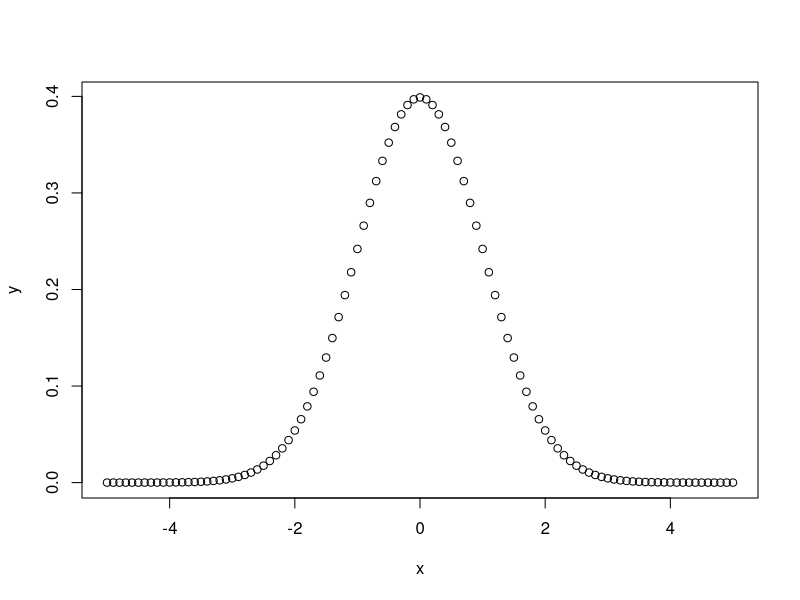
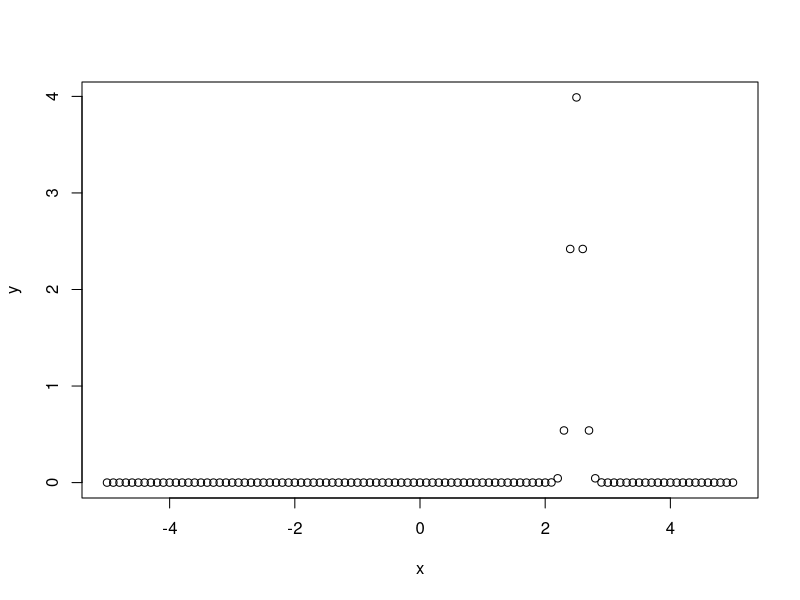
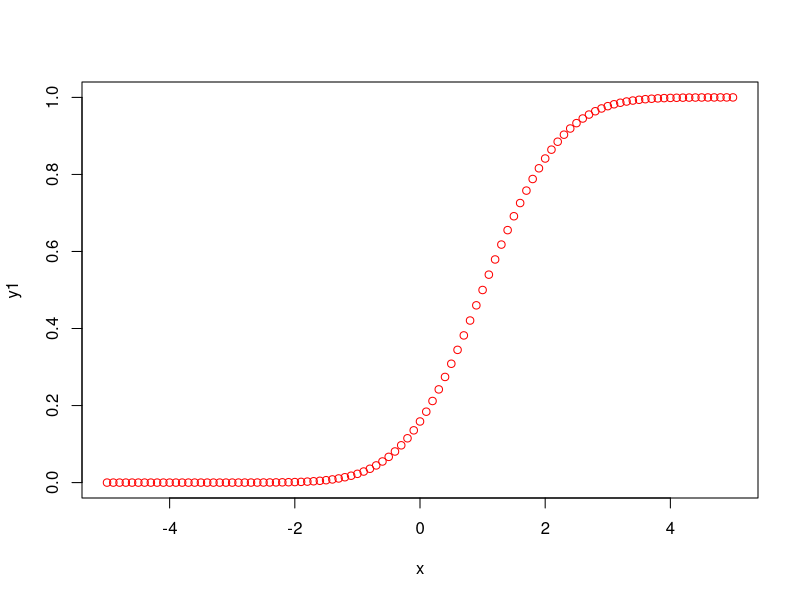
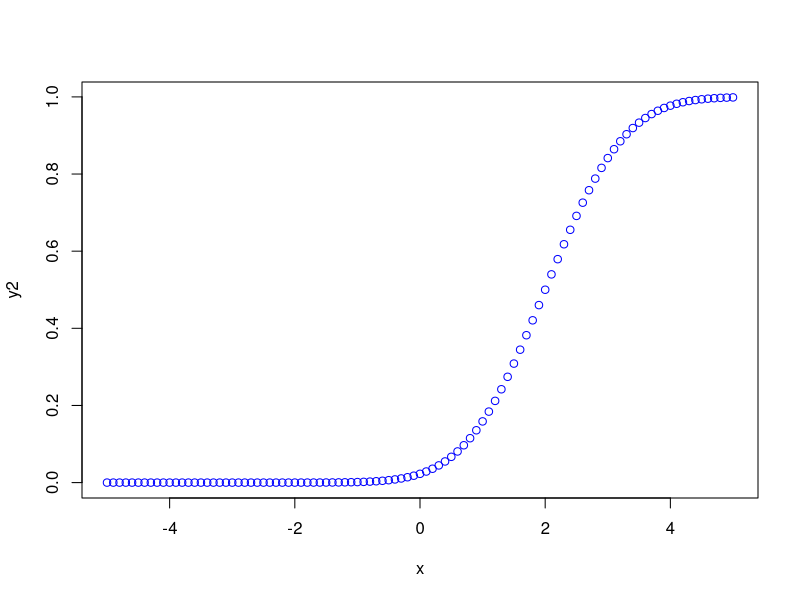
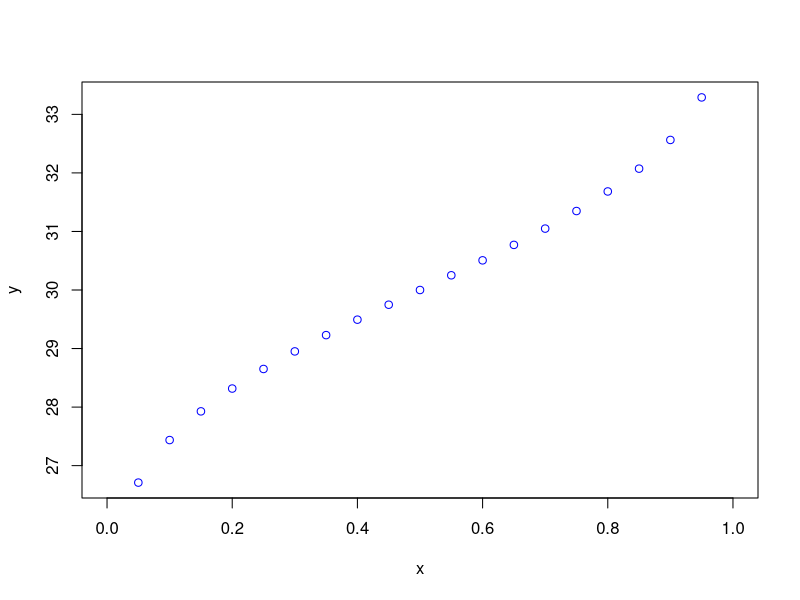
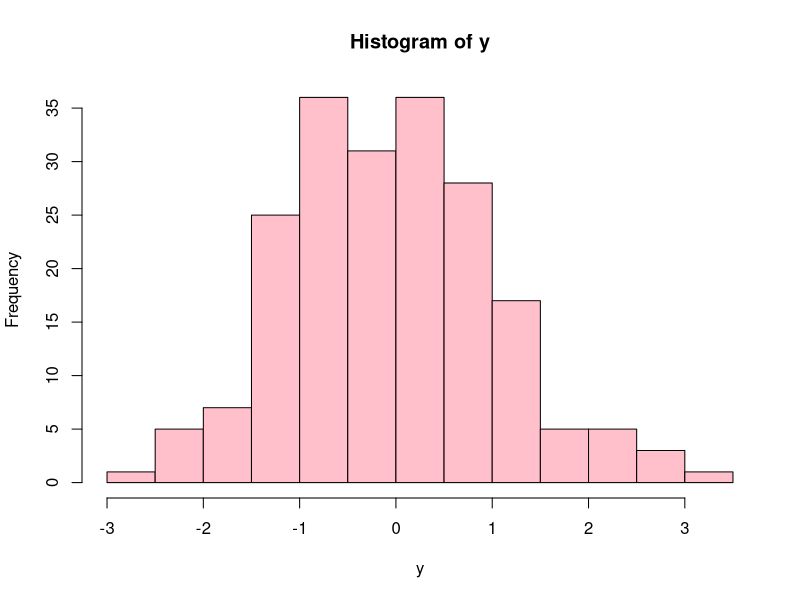
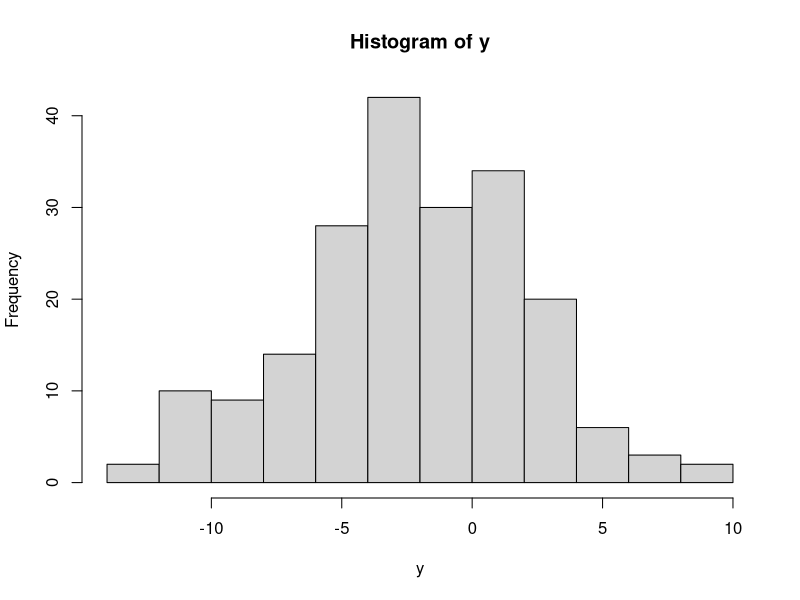
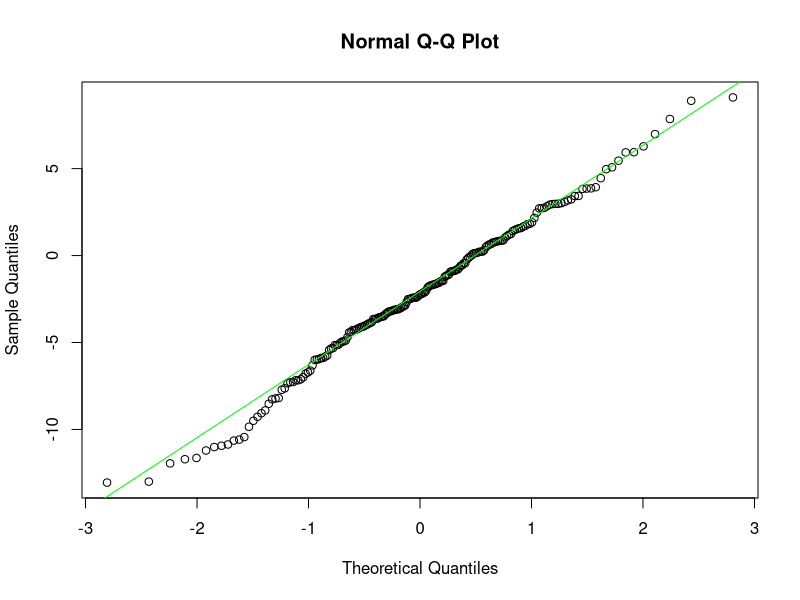

R code for these plots, in order:
# **************** Normal Distribution **************** 

# d = height of probability density function
dnorm(0, mean=0, sd=1) #same as dnorm(0)
dnorm(0, mean=4, sd=1) #same as dnorm(0, mean=4)
dnorm(0, mean=4, sd=10)
#
v = c(0, 1, 2)
dnorm(v)
#
x = seq(-5, 5, by=0.1)
y = dnorm(x) #the default mean=0, sd=1
plot(x, y)
#
y = dnorm(x, mean=2.5, sd=0.1)
plot(x, y)



# p = cumulative density function
pnorm(0) #same as pnorm(0, mean=0, sd=1)
pnorm(1)
pnorm(0, mean=2, sd=3)
v = c(0, 1, 2)
pnorm(v)
pnorm(-1)
1 - pnorm(1)
pnorm(1, lower.tail=FALSE)
1 - (pnorm(-2) + pnorm(2, lower.tail=FALSE))

normalCdf <- function(lowerBound, upperBound) {
  #same as    1 - (pnorm(-2) + pnorm(2, lower.tail=FALSE))
  return (1 - (pnorm(lowerBound) + 1 - pnorm(upperBound)))
}
normalCdf(-1, 1)
normalCdf(-2, 2)
normalCdf(-3, 3)

x = seq(-5, 5, by=0.1)
y1 = pnorm(x, mean=1, sd=1)
y2 = pnorm(x, mean=2, sd=1)
plot(x, y1, col='red')
plot(x, y2, col='blue')



# q = inverse cumulative density function
qnorm(0.5, mean=0, sd=1) #inverse cdf
qnorm(0.02275013, mean=2, sd=1) # ~ rounds to 0
qnorm(0.5, mean=1, sd=2)
qnorm(0.5, mean=2, sd=2)
qnorm(0.5, mean=2, sd=10)
qnorm(0.25, mean=2, sd=2)
qnorm(0.333)
qnorm(0.333, sd=3)
#
v = c(0.1, 0.3, 0.75) #list of areas
qnorm(v)
#
x = seq(0, 1, by=0.05)
y = qnorm(x, mean=30, sd=2)
plot(x, y, col='blue')



# r = random numbers
rnorm(4)
rnorm(4, mean=3, sd=3)
#
y <- rnorm(200)
hist(y, col='pink')
y <- rnorm(200, mean=-2, sd=4)
hist(y)
#
qqnorm(y)
qqline(y, col='green') #line through q-q plot





# **************** t Distribution **************** 

# dt = height of t distrbution
x <- seq(-20, 20, by=0.5)
y <- dt(x, df=10)
plot(x, y, type='l')
y <- dt(x, df=50)
plot(x, y)



# pt = tcdf
pt(-3, df=10)
1 - pt(3, df=10)
pt(3, df=10)
#
tValue <- (mean(x)-2)/sd(x)
pValue <- pt(tValue, df=20)
pValue



# qt = inverse tcdf
qt(0.05, df=10)
qt(0.10, df=10, lower.tail=FALSE)



# rt = random t-distributed numbers
rt(3, df=10)
rt(10, df=100)






# **************** Binomial Distribution **************** 

# dbinom(x, n, p)
x <- seq(0, 50, by=1)
y <- dbinom(x, 50, 0.2)
plot(x, y)
y <- dbinom(x, 50, 0.6)
plot(x, y)



# pbinom(x, n, p)
pbinom(24, 50, 0.5)
1 - pbinom(25, 50, 0.5)
pbinom(25, 50, 0.5)
pbinom(26, 50, 0.5)
pbinom(25, 51, 0.5)
pbinom(25, 50, 0.25)



# qbinom(area left tail, n, p)
qbinom(0.5, 51, 1/2)
qbinom(0.25, 51, 1/2)
pbinom(23, 51, 1/2)



# rbinom(number of random numbers, n, p)
rbinom(200, 50, 0.2)
rbinom(10, 100, 0.2)
rbinom(5, 100, 0.7)




# **************** Chi-Squared Distribution ***************

# dchisq(x, df=df0)
x <- seq(0, 80, by=0.5)
y <- dchisq(x, df=4)
plot(x, y)
y <- dchisq(x, df=30)
plot(x, y)



# pchisq(x, df=df0)
pchisq(2, df=10) # left tailed
pchisq(2, df=10, lower.tail=FALSE)
pchisq(3, df=20)



# qchisq(left area, df=df0)
qchisq(0.05, df=10)
qchisq(0.05, df=10, lower.tail=FALSE)
qchisq(0.95, df=10)
v <- c(0.005, 0.025, 0.05)
qchisq(v, df=25)



# rchisq(number, df=df0)
rchisq(3, df=10)
rchisq(3, df=70)


# **************** F Distribution ***************
curve(df(x, 6, 11), xlim=c(0, 10), main="F Distribution")
curve(df(x, 19, 5), xlim=c(0, 10), main="F Distribution")
df(2, df1=19, df2=5)

pf(2, df1=19, df2=5)

qf(0.05, df1=19, df2=5)

rf(10, df1=19, df2=5)


# **************** Hypergeometric Distribution ***************

"Suppose you have an urn with 30 balls, 10 red and 20 white. You
select 15 at random. What is the probability that the 
sample contains 8 red? contains 8 or more red?

http://stat.ethz.ch/R-manual/R-patched/library/stats/
html/Hypergeometric.html
http://www.math.grin.edu/~mooret/courses/math335/binom-hyper.html"

dhyper(x=8, m=10, n=20, k=15)
dhyper(x=3, m=7, n=5, k=4)
dhyper(x=3, m=5, n=5, k=3)
dhyper(x=1, m=2, n=8, k=5)
1-dhyper(x=0, m=3, n=9, k=3)
1-phyper(7, 10, 20, 15)
qhyper(0.10, 10, 20, 15)
rhyper(10, 10, 20, 15)

#sample <- rhyper(100, 10, 20, 15)
#hist(sample, breaks=seq(-0.5, 6.5, 1), col='light grey', border='grey')


# **************** Geometric Distribution ***************

"https://stat.ethz.ch/R-manual/R-devel/library/stats/html/
Geometric.html"

x = seq(0, 10, by=1)
y = dgeom(x, 0.2)
plot(x, y)

"
P(X = x) = pq^(x-1)
P(X <= x) = 1-q^x
"

" What is the probability an agent must select 4 people before he
finds one who attended the last game? (p(person attends game) =0.2"
dgeom(4-1, 0.2) # = geometpdf(4, 0.2) = 0.1024

" What is probability he must select more than 6 people before
finding one who attended the game?"
1-pgeom(6-1, 0.2) # = 1-geometcdf(0.2, 6) = 0.262

"Products are made by a machine with a 3% defective rate. What
is probability that first defective occurs in fifth item?"
dgeom(5-1, 0.03)

"What is probability that first defective occurs in first five
inspections?"
# P(X <= 5) = 1- geometcdf(0.03, 5)
pgeom(4, 0.03) #num failures that occur before first success


par (mfrow = c(2,2))
# dp par(mfrow=c(1,1)) to get back normal view
x<-0:4
plot(x+1, dgeom(x, prob = .95),
     xlab = "X = Number of Trials", ylab = "P(X=x)",
     type = "h", main = "First Ready Terminal, p = .95")
x<-0:9
plot(x+1, dgeom(x, prob = .5),
     xlab = "X = Number of Trials", ylab = "P(X=x)",
     type = "h", main = "First Head, p = .5")
x<- 0:19
plot(x+1, dgeom(x, prob = .2),
     xlab = "X = Number of Trials", ylab = "P(X=x)",
     type = "h", main = "First Defective, p = .2")
x<- seq(0, 400, 50)
plot(x+1, dgeom(x, prob = .01),
     xlab = "X = Number of Trials", ylab = "P(X=x)",
     type = "h", main = "First Bit in Error, p = .01")


"Production line has 20% defective rate. What is the min number
of inspections necessary so probability of finding a defective
is more than 75%?"
qgeom(0.75, 0.2) # = after 6 non-defectives, 
#there is at least 75% chance of obtaining the first defective.




# **************** Multinomial Distribution ***************
dmultinom(x=c(3, 2, 1), size=6, prob=c(0.5, 0.3, 0.2)) # x, size, prob
dmultinom(x=c(4, 3, 2, 1), size=10, prob=c(0.54, 0.11, 0.34, 0.01))
#pmultinom() # x, size, prob
rmultinom(n=20, size=6, prob=c(0.5, 0.3, 0.2)) # n, size, prob



# **************** Poisson Distribution ***************
#dpois(x, lambda)
#ppois(q, lambda)
#qpois(p, lambda)
#rpois(n, lambda)
dpois(x=3, lambda=2/5)
ppois(q=3, lambda=3)
1 - ppois(q=2, lambda=3)
1 - ppois(q=4, lambda=3)
